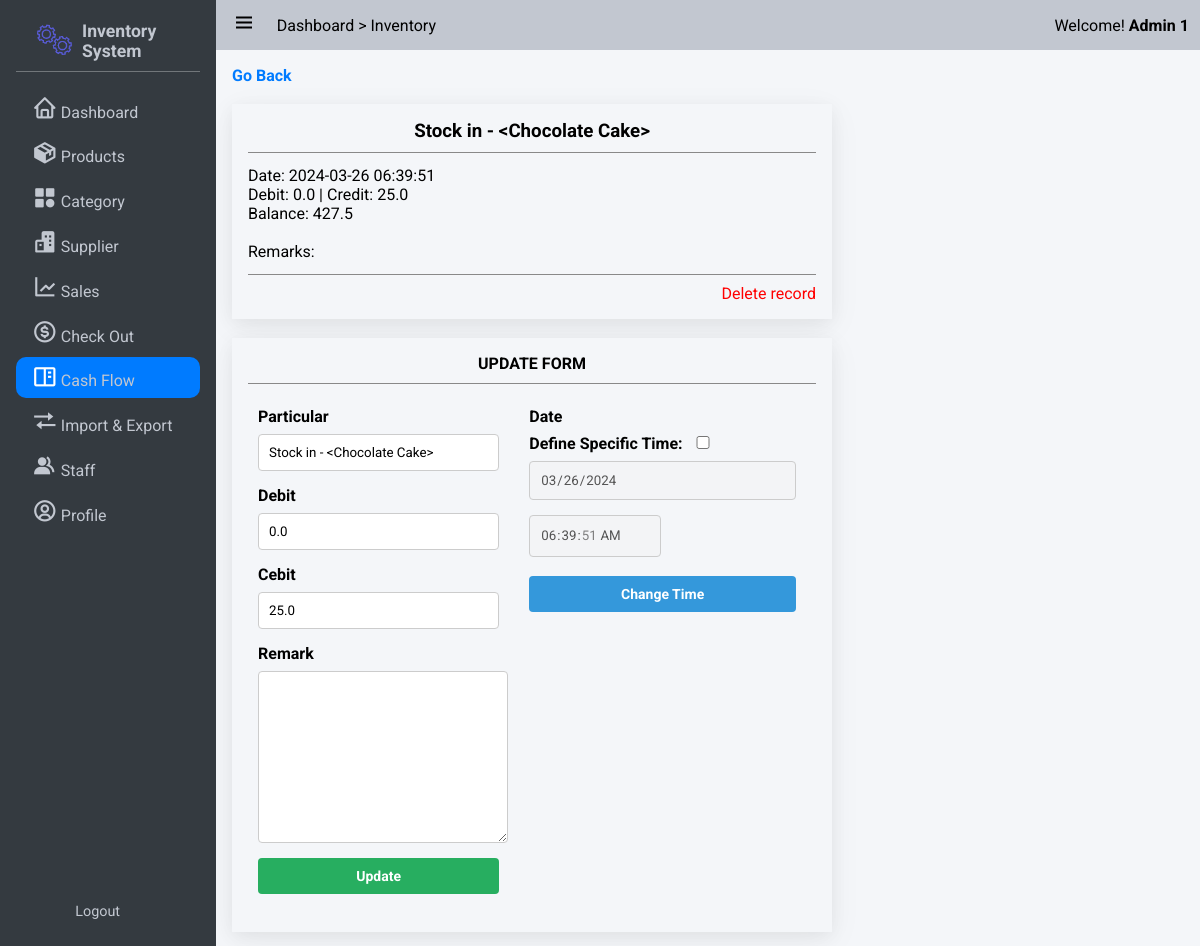
Screenshot of /cashflow/detail?id=8 (signed in) with the database file from the repository.
### app/models/user.py (models this page shows, shortened)
class Role(db.Model):
    __tablename__ = 'roles'
    id = db.Column(db.Integer(), primary_key=True)
    name = db.Column(db.String(50), unique=True)

class User(UserMixin,db.Model):
    __tablename__ = 'users'
    id = db.Column(db.Integer, primary_key=True)
    StaffID = db.Column(db.String,unique = True)
    First_Name = db.Column(db.String(100, collation='NOCASE'), nullable=False, server_default='')
    Last_Name = db.Column(db.String(100, collation='NOCASE'), nullable=False, server_default='')
    Email = db.Column(db.String(50), unique=True, nullable=False)
    Password = db.Column(db.String(80), nullable=False)
    pins = db.Column(db.Integer)
    roles = db.relationship('Role', secondary='user_roles')
    active = db.Column('is_active', db.Boolean(), nullable=False, server_default='1')
    Email_Confirmed_At = db.Column(db.DateTime())
    Last_Login = db.Column(db.DateTime())

### app/models/cashflow.py (models this page shows, shortened)
class Cashflow(db.Model):
    id = db.Column(db.Integer, primary_key=True)
    particulars = db.Column(db.String(255), nullable=False)
    date = db.Column(db.DateTime, nullable=False)
    debit = db.Column(db.Float, default=0)
    credit = db.Column(db.Float, default=0)
    balance = db.Column(db.Float, default=0)
    remarks = db.Column(db.String(255))

### app/cashflow/routes.py (the view)
@bp.route('/detail',methods=["GET"])
def record_detail():
    id = request.args.get('id',type=int)
    cashflow = Cashflow.query.filter(Cashflow.id == id).first()
    return render_template('cashflow_detail.html',cashflow = cashflow)

### app/auth.py (called while the page is built)
@login_manager.user_loader
def load_user(user_id):
    return User.query.get(int(user_id))

### app/templates/cashflow_detail.html (shortened to what this page needs)
{% extends 'base.html' %}
{% block nav_cashflow %}active{% endblock %}
{% block css_style %}
    <link rel="stylesheet" href="{{url_for('static',filename='css/table.css')}}">
    <link rel="stylesheet" href="{{url_for('static',filename='css/form.css')}}">
    <link rel="stylesheet" href="{{url_for('static',filename='css/flex.css')}}">
    <link rel="stylesheet" href="{{url_for('static',filename='css/grid.css')}}">
    <link rel="stylesheet" href="{{url_for('static',filename='css/button.css')}}">
{% endblock %}
{% block content %}
<a href="{{url_for('cashflow.index')}}"><b>Go Back</b></a><br><br>
<div class="card">
    <div class="card-header">
        <h3 style="text-align: center;"><b>{{cashflow.particulars}}</b></h3>
    </div>
    <div class="card-contents">
        <p>Date: {{cashflow.date}}</p>
        <p>Debit: {{cashflow.debit}}     |     Credit: {{cashflow.credit}}</p>
        <p>Balance: {{cashflow.balance}}</p>
        <br>
        <p>Remarks: </p>
    </div>
    <div class="card-bottom flex flex-end-center">
        {% for role in current_user.roles if role.name == 'admin' %}<a href="{{url_for('cashflow.delete_cashflow',cashflow_id = cashflow.id)}}" style="color: red;">Delete record</a>{% endfor %}
    </div>
</div>
<br>
{% for role in current_user.roles if role.name == 'admin' %}
<div class="card">
    <div class="card-header">
        <h4 style="text-align: center;"><b>UPDATE </b>FORM</h4>
    </div>
    <div class="card-contents">
        <div class="flex flex-direction-row">
            <form action="{{url_for('cashflow.update_record',id=cashflow.id)}}" method="post" class="flex flex-direction-column">
                <label for="particular">Particular</label>
                <input type="text" name="new_particular" id="" placeholder="{{cashflow.particulars}}" value="{{cashflow.particulars}}" required>
                <label for="debit">Debit</label>
                <input type="number" name="new_debit" id="" value="{{cashflow.debit}}" min="0" step="0.01" required>
                <label for="credit">Cebit</label>
                <input type="number" name="new_credit" id="" value="{{cashflow.credit}}" min="0" step="0.01" required>
                <label for="remark">Remark</label>
                <textarea name="new_remark" id="remark" rows="10" style="width: 250px; min-width: 150px; max-width: 500px;">{{cashflow.remarks}}</textarea>
                <input class="button success" type="submit" value="Update">
            </form>
            <form class="flex flex-direction-column" method="post" action="{{url_for('cashflow.update_cashflow_date',id=cashflow.id)}}">
                <label for="date">Date</label>
                <div class="">
                    <label for="chk_specific_time">Define Specific Time:<input type="checkbox" id="chk_time" style="margin-left: 5px; width: 30px;"></label>
                    <input type="date" name="new_date" id="new_date" value="{{cashflow.date.date()}}" disabled required>
                    <input type="time" name="new_time" id="new_time" value="{{cashflow.date.time()}}"disabled required >
                </div>
                <br>
                <input class="button info" type="submit" value="Change Time" id="btn-changetime" disabled>
            </form>
        </div>
    </div>
</div>
{% endfor %}
{% endblock %}

### app/templates/base.html (shortened to what this page needs)
<!DOCTYPE html>
<html lang="en">
<head>
    <link rel="stylesheet" href="{{url_for('static',filename='css/button.css')}}">
    <link rel="stylesheet" href="{{url_for('static',filename='css/style.css')}}">
    <link rel="stylesheet" href="{{url_for('static',filename='css/responsive.css')}}">
    <link rel="stylesheet" href="{{url_for('static',filename='css/cards.css')}}">
    <link rel="stylesheet" href="{{url_for('static',filename='css/preloader.css')}}">
    <link href='https://unpkg.com/boxicons@2.1.4/css/boxicons.min.css' rel='stylesheet'>
    {% block css_style %}{% endblock %}
</head>
<body>
    <div class="wrapper">
        <aside class="opened" id="aside">
            <div class="sidebar">
                <div class="brand-items">
                    <div class="brand-logo">
                        <img src="{{url_for('static',filename='/img/gear-loader.gif')}}" alt="" class="brand-img">
                        <h3>Inventory System</h3>
                    </div>
                </div>
                <div class="menu-bar">
                    <div class="menu">
                        <ul class="menu-links">
                            <li class="menu-link {% block nav_dashboard %}{% endblock %}"><i class='nav-icon bx bx-home'></i><a href="{{ url_for('dashboard') }}">Dashboard</a></li>
                            <li class="menu-link {% block nav_inventory %}{% endblock %}"><i class='nav-icon bx bxs-package'></i><a href="{{ url_for('product.index') }}">Products</a></li>
                            <li class="menu-link {% block nav_category %}{% endblock %}"><i class='nav-icon bx bxs-category' ></i><a href="{{ url_for('category.index') }}">Category</a></li>
                            <li class="menu-link {% block nav_supplier %}{% endblock %}"><i class='nav-icon bx bxs-buildings' ></i><a href="{{ url_for('supplier.index') }}">Supplier</a></li>
                            <li class="menu-link {% block nav_report %}{% endblock %}"><i class='nav-icon bx bx-line-chart' ></i><a href="{{ url_for('sale.sales_index') }}">Sales</a></li>
                            <li class="menu-link {% block nav_checkout %}{% endblock %}"><i class='nav-icon bx bx-dollar-circle' ></i><a href="{{ url_for('sale.show_checkout_page') }}">Check Out</a></li>
                            <li class="menu-link {% block nav_cashflow %}{% endblock %}"><i class='nav-icon bx bx-book-content'></i><a href="{{url_for('cashflow.index')}}">Cash Flow</a></li>
                            <li class="menu-link {% block nav_ImExport %}{% endblock %}"><i class='nav-icon bx bx-transfer'></i><a href="{{url_for('main.imexport_overview')}}">Import & Export</a></li>
                            {% for role in current_user.roles if role.name == 'admin' %}
                                <li class="menu-link {% block nav_staff %}{% endblock %}"><i class='nav-icon bx bxs-group' ></i><a href="{{ url_for('user.index') }}">Staff</a></li>
                            {% endfor %}
                            <li class="menu-link {% block nav_profile %}{% endblock %}"><i class='nav-icon bx bx-user-circle'></i><a href="{{url_for('user.get_staff',id=current_user.id)}}">Profile</a></li>
                        </ul>
                    </div>
                    <div class="bottom-content">
                        <li class="menu-link"><a href="{{url_for('auth.logout')}}">Logout</a></li>
                    </div>
                </div>
            </div>
        </aside>
       <div class="main">
            <header class="main-header">
                <div class="left-nav">
                    <div class="menu-burger">
                        <i class='bx bx-menu '></i>
                    </div>
                    <p>Dashboard > Inventory</p>
                </div>
                <div class="right-nav flex flex-center-center">
                    <span>Welcome! <b>{{current_user.Last_Name + ' ' + current_user.First_Name}}</b></span>
                </div>
            </header>
            <div class="main-container">
                    {% block content %} {% endblock %}
            </div>
        </div>
    </div>
    </body>
    </html>

### app/static/css/button.css (style rules this page uses)
:root { --primary-color: #3498db; --secondary-color: #2ecc71; --accent-color: #e74c3c; --background-color: #ecf0f1; --link-color: #2980b9; --border-color: #bdc3c7; --success-color: #27ae60; --warning-color: #f39c12; --error-color: #c0392b; --info-color: #3498db; --dark-color: #34495e; --light-color: #ecf0f1; --gray-color: #7f8c8d; --purple-color: #9b59b6; --pink-color: #e91e63; --teal-color: #009688; --orange-color: #e67e22; --brown-color: #795548; --cyan-color: #00bcd4; --indigo-color: #3f51b5; --lime-color: #cddc39; --amber-color: #ffc107; --deep-purple-color: #673ab7; --deep-orange-color: #ff5722; --light-green-color: #8bc34a; --blue-gray-color: #607d8b; --yellow-color: #ffeb3b; }
.button { display: inline-block; padding: 10px 15px; font-size: 14px; font-weight: bold; text-align: center; text-decoration: none; color: #fff; border: none; border-radius: 4px; cursor: pointer; transition: background-color 0.3s ease; }
.success { background-color: var(--success-color); color: #fff; }
.info { background-color: var(--info-color); color: #fff; }

### app/static/css/style.css (style rules this page uses)
:root { --text-color:#212529; --text-color-grey:#c2c7d0; --text-color-dark-grey:#898989; --main-color:#007bff; --main-color-hover:#228dff; --second-color:; --second-color-hover:; --white-color:#fff; --bg-color-dark:#343a40; --bg-color-second-light:#dee2e6; --bg-color-light:#f4f6f9; --toggle-color:#ddd; --red-color:#dc3545; --dark-yellow-color:#ffc107; --yellow-color:#ffc107; --sidebar-width:18%; }
* { font-family: 'Roboto', sans-serif; margin: 0; padding: 0; box-sizing: border-box; scrollbar-width: none; }
a { text-decoration: none; color: var(--main-color); }
ul,li { list-style: none; }
img { width: 100%; object-fit: cover; }
body { width: 100vw; height: 100vh; background: #e9ecef; position: relative; }
.wrapper { height: 100vh; width: 100vw; display: flex; overflow: hidden; }
input { padding: 10px; box-sizing: border-box; border: 1px solid #ccc; border-radius: 4px; }
aside { position: relative; width: 15px; height: 100vh; background: var(--bg-color-dark); transition: margin-left .3s ease-in-out .3s ease-in-out; overflow-x: hidden; overflow-y: hidden; z-index: 999; color: var(--text-color-grey); transition:width 0.3s linear; }
aside.opened { width: var(--sidebar-width); }
.sidebar { padding: 0.625rem 1rem; height: 100%; }
.sidebar li { margin-bottom: .2rem; padding: .5rem 1rem; align-items: flex-end; display: flex; border-radius: 10px; }
.brand-items { display: flex; align-items: center; justify-content: space-between; padding: 0.5rem 1rem; border-bottom: rgba(255, 255, 255, 0.3) 1px solid ; }
.brand-items img { width: 50px; object-fit: cover; padding: 0 5px 0 0; }
.brand-logo { display: flex; align-items: center; }
.brand-logo h3 { font-size: 1.1rem; }
.menu-bar { height: calc(100% - 4rem); display: flex; flex-direction: column; justify-content: space-between; }
.menu-links { margin-top: 1rem; }
.menu-link.active { background: var(--main-color); color: var(--white-color); transition: .05s ease-in-out .03s; }
.menu-link .nav-icon { text-align: center; margin-right: .2rem; font-size: 1.6rem; width: 1.6rem; }
.menu-link a { color: var(--text-color-grey); }
.bottom-content { display: flex; align-items: center; justify-content: space-between; flex-wrap: nowrap; padding: .2em 1em; font-size: 0.9rem; }
.main { width: calc(100% - var(--sidebar-width)); height: 100%; background: var(--bg-color-light); transition: width .3s ease-in; }
.main-header { position: relative; padding: .7rem .7rem; display: flex; justify-content: space-between; background: var(--text-color-grey); }
.left-nav { display: flex; align-items: center; }
.menu-burger { font-size: 1.8rem; }
.left-nav .menu-burger { padding: 0 0.3rem; margin-right: 1rem; font-size: 1.5rem; cursor: pointer; }
.main-container { padding: 1rem 1rem 4rem 1rem; overflow: scroll; height: 100%; }

### app/static/css/cards.css (style rules this page uses)
.card { display: flex; flex-direction: column; justify-content: space-between; padding: 1rem; background: var(--bg-color-light); min-height: 160px; box-shadow: rgba(17, 17, 26, 0.05) 0px 4px 16px, rgba(17, 17, 26, 0.05) 0px 8px 32px; }
.card-header { padding:0 0 0.6rem 0; border-bottom: 1px solid var(--text-color-dark-grey); }
.card-contents { padding: 0.8rem 0; }
.card-bottom { display: flex; justify-content: space-between; border-top: 1px solid var(--text-color-dark-grey); padding: 0.6rem 0 0 0; }

### app/templates/cashflow_detail.html (style rules this page uses)
.card { max-width:600px }
.card > .card-contents >div.flex>form { min-width: 250px; padding: 10px 20px 10px 10px; }

### rows the page displays
User: Last_Name+First_Name "Admin 1"
Cashflow: particulars "Stock in - <Chocolate Cake>", date "2024-03-26 06:39:51", debit "0.0", credit "25.0", balance "427.5", new_particular "Stock in - <Chocolate Cake>", new_debit "0.0", new_credit "25.0", new_date "03/26/2024", new_time "06:39:51"
